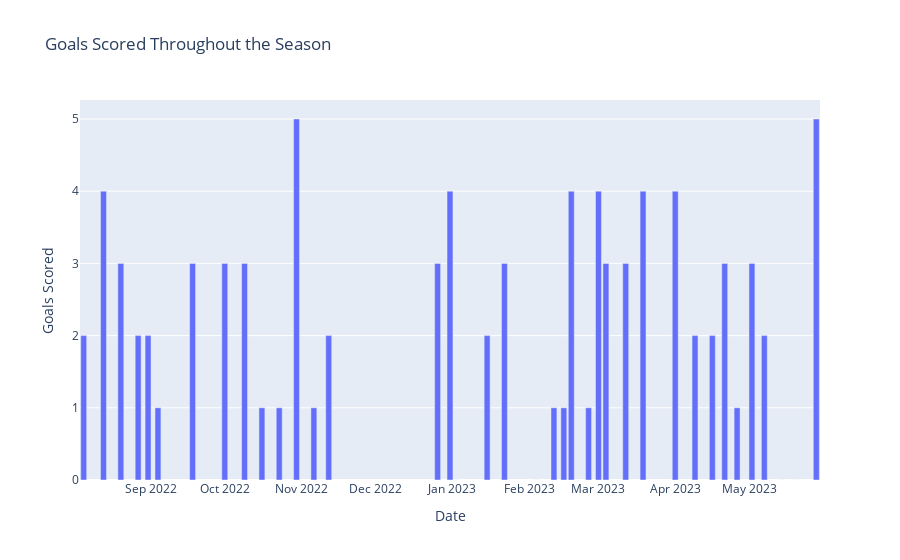

Notebook code cell kept with this figure:
### Code cell
import plotly.express as px

# Plot the goals scored throughout the season
fig = px.bar(arsenal_matches_stats, x='fixture.date', y='goals_scored', title='Goals Scored Throughout the Season')
fig.update_xaxes(title='Date')
fig.update_yaxes(title='Goals Scored')

fig.show()

### Figure 1 — Plotly figure (JSON) as saved in the notebook; plotly's stock layout.template omitted (floating-point values rounded to 4 significant figures)
{"data": [{"alignmentgroup": "True", "hovertemplate": "fixture.date=%{x}<br>goals_scored=%{y}<extra></extra>", "legendgroup": "", "marker": {"color": "#636efa", "pattern": {"shape": ""}}, "name": "", "offsetgroup": "", "orientation": "v", "showlegend": false, "textposition": "auto", "type": "bar", "x": ["2022-08-05", "2022-08-13", "2022-08-20", "2022-08-27", "2022-08-31", "2022-09-04", "2023-03-01", "2022-09-18", "2022-10-01", "2022-10-09", "2022-10-16", "2023-02-15", "2022-10-23", "2022-10-30", "2022-11-06", "2022-11-12", "2022-12-26", "2022-12-31", "2023-01-03", "2023-01-15", "2023-01-22", "2023-02-04", "2023-02-11", "2023-02-18", "2023-02-25", "2023-03-04", "2023-03-12", "2023-03-19", "2023-04-01", "2023-04-09", "2023-04-16", "2023-04-21", "2023-04-26", "2023-05-02", "2023-05-07", "2023-05-14", "2023-05-20", "2023-05-28"], "xaxis": "x", "y": [2, 4, 3, 2, 2, 1, 4, 3, 3, 3, 1, 1, 1, 5, 1, 2, 3, 4, 0, 2, 3, 0, 1, 4, 1, 3, 3, 4, 4, 2, 2, 3, 1, 3, 2, 0, 0, 5], "yaxis": "y"}], "layout": {"barmode": "relative", "legend": {"tracegroupgap": 0}, "title": {"text": "Goals Scored Throughout the Season"}, "xaxis": {"anchor": "y", "domain": [0, 1], "title": {"text": "Date"}}, "yaxis": {"anchor": "x", "domain": [0, 1], "title": {"text": "Goals Scored"}}}}
